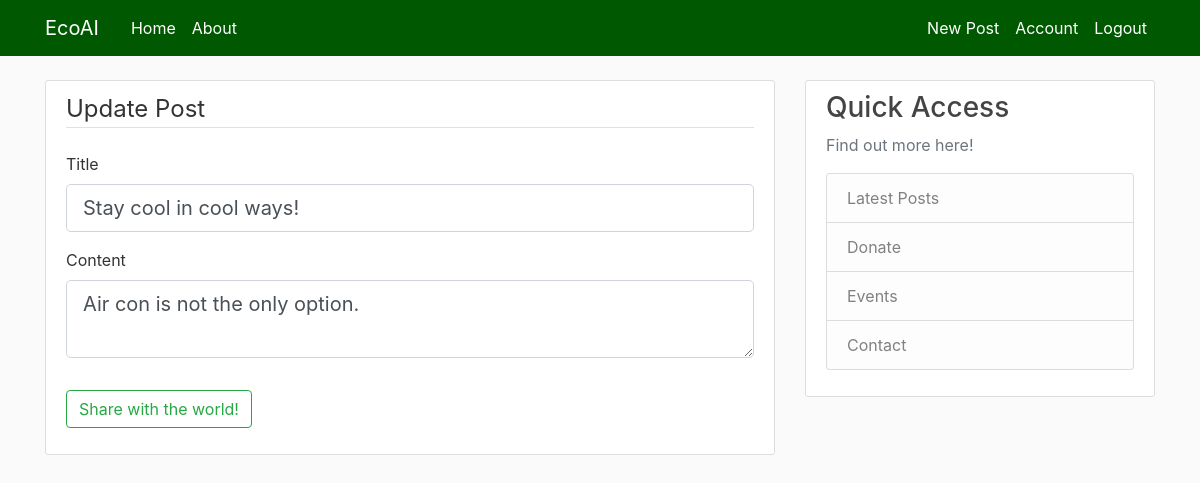
The app's page /post/24/update (signed in) with its own data.
### flaskblog/models.py (models this page shows, shortened)
class Post(db.Model):
    id = db.Column(db.Integer, primary_key=True)
    title = db.Column(db.String(100), nullable=False)
    date_posted = db.Column(db.DateTime, nullable=False, default=datetime.utcnow)
    content = db.Column(db.Text, nullable=False)
    user_id = db.Column(db.Integer, db.ForeignKey('user.id'), nullable=False) #this relates Post to User

### flaskblog/routes.py (the view)
@app.route("/post/<int:post_id>/update", methods=['GET', 'POST'])
@login_required
def update_post(post_id):
    post = Post.query.get_or_404(post_id)
    if post.author != current_user:
        abort(403)
    form = PostForm()
    if form.validate_on_submit():
        post.title = form.title.data
        post.content = form.content.data
        db.session.commit()
        flash('Your post has been updated!', 'success')
        return redirect(url_for('post', post_id=post.id))
    elif request.method == 'GET':
        form.title.data = post.title
        form.content.data = post.content
    return render_template('create_post.html', title='Update Post',
                           form=form, legend='Update Post')

### flaskblog/forms.py
class PostForm(FlaskForm):
    title = StringField('Title', validators=[DataRequired()])
    content = TextAreaField('Content', validators=[DataRequired()])
    submit = SubmitField('Share with the world!')

### flaskblog/models.py (called while the page is built)
@login_manager.user_loader
def load_user(user_id):
    return User.query.get(int(user_id))

### flaskblog/templates/create_post.html (shortened to what this page needs)
{% extends "layout.html" %}
{% block content %}
<div class="content-section">
    <form method="POST", action="">
        <fieldset class="form-group">
            <legend class="border-bottom mb-4">{{ legend }}</legend>
            <div class="form-group">
                {{ form.title.label(class="form-control-label")}}
                {% if form.title.errors %}
                    {{ form.title(class="form-control form-control-lg is-invalid")}}
                    <div class="invalid-feedback">
                        {% for error in form.title.errors%}
                            <span>{{ error }}</span>
                        {% endfor %}
                    </div>
                {% else %}
                    {{ form.title(class="form-control form-control-lg")}}
                {% endif %}
            </div>
            <div class="form-group">
                {{ form.content.label(class="form-control-label")}}
                {% if form.content.errors %}
                    {{ form.content(class="form-control form-control-lg is-invalid")}}
                    <div class="invalid-feedback">
                        {% for error in form.content.errors%}
                            <span>{{ error }}</span>
                        {% endfor %}
                    </div>
                {% else %}
                    {{ form.content(class="form-control form-control-lg")}}
                {% endif %}
            </div>
        </fieldset>
        <div class="form-group">
            {{ form.submit(class="btn btn-outline-success") }}
        </div>
    </form>
</div>
{% endblock content%}

### flaskblog/static/main.css (style rules this page uses)
body { background: #fafafa; color: #333333; margin-top: 5rem; }
.content-section { background: #ffffff; padding: 10px 20px; border: 1px solid #dddddd; border-radius: 3px; margin-bottom: 20px; }

### records on screen
Post: title "Stay cool in cool ways!", content "Air con is not the only option."

### other values on screen
{{ legend }} "Update Post"
